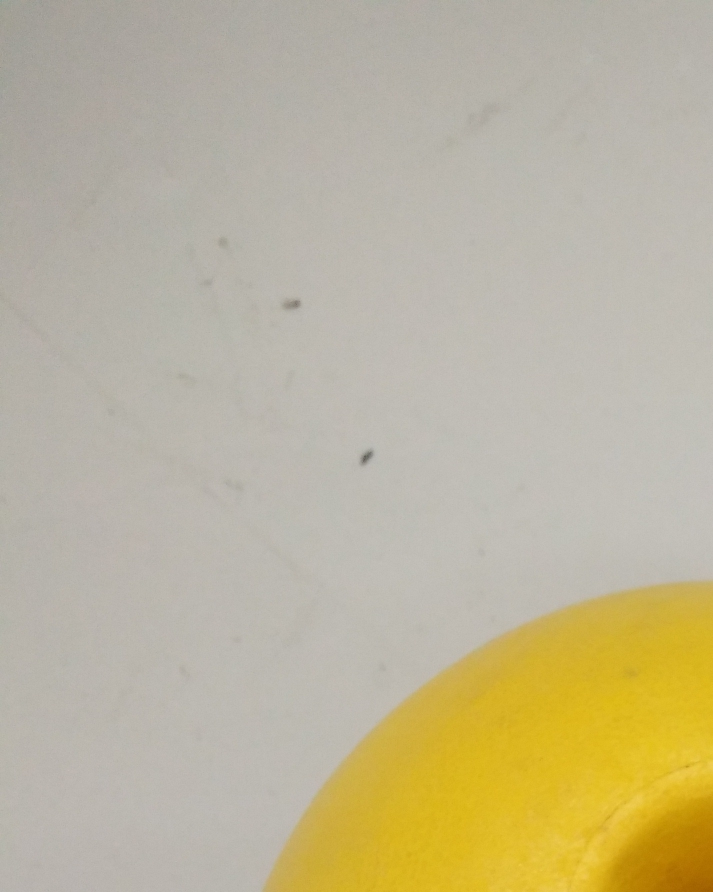
#> input picture 参考资料/4/一个队顶俩队-速度和图像识别快但不稳定/树莓派代码/Debug&Config/capture_ball/0001.jpg, 1426 x 1784 px, found by its file name (shown at 1/2 size)
$ python detectball.py
#> lines starting #> are read from the running program, lines starting #| are printed output that depends on the picture; after the words box and inside, x2 and y2 are one past the last pixel; in counts of white or black regions, pixels touching at a corner belong together
#!/usr/bin/env python
#coding=utf-8
import cv2
import numpy as np
import time

##2019/7/5 17:11


def detectyb(frame):

	# t1 = time.clock()
	H, W, _=frame.shape

	hue_image = cv2.cvtColor(frame, cv2.COLOR_BGR2HSV)
	low_range1 = np.array([20, 124, 103])
	high_range1 = np.array([32, 255, 255])
	th1 = cv2.inRange(hue_image, low_range1, high_range1)

	# cv2.imshow("th",th1)
	# cv2.waitKey(0)
	M = cv2.moments(th1)
	#print(M["m00"]/255)
	if M["m00"]==0:
		return 1000, 1000
	cX=int(M["m10"]/M["m00"])-W/2
	cY=int(M["m01"]/M["m00"])-H/2

	# t2 = time.clock()
	# total_time = t2-t1
	# print("t1:"+str(total_time))
	return cX, cY


if __name__ == '__main__':

	frame0 = cv2.imread('./Debug&Config/capture_ball/0001.jpg')
#> frame0 is the input picture: shape (1784, 1426, 3); mean B, G, R 153.2, 181, 189.6
	H0, W0, _=frame0.shape
#> H0 = 1784; W0 = 1426
	frame = cv2.resize(frame0,(640,480))
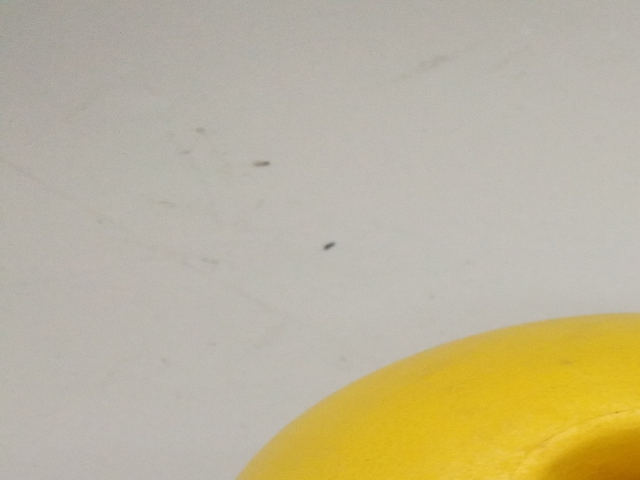
#> frame: shape (480, 640, 3); mean B, G, R 153.1, 180.8, 189.5
	x_error, y_error = detectyb(frame)
#> in detectyb, `hue_image = cv2.cvtColor(frame, cv2.COLOR_BGR2HSV)`: hue_image: shape (480, 640, 3); mean H, S, V 21.3, 45.2, 189.5
#> in detectyb, `th1 = cv2.inRange(hue_image, low_range1, high_range1)`:
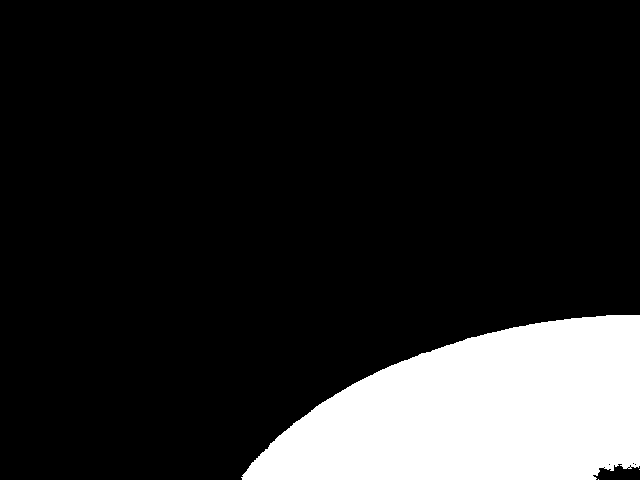
#> th1: shape (480, 640); 15.2% white; 3 white regions (2 under 20 px), largest, box (x1, y1, x2, y2) and area: (241, 315, 640, 480) 46670
#> in detectyb, `M = cv2.moments(th1)`: M = moments, m00 11901360, centre m10/m00, m01/m00 = (480, 411.1)
#> in detectyb, `cX=int(M["m10"]/M["m00"])-W/2`: cX = 160
#> in detectyb, `cY=int(M["m01"]/M["m00"])-H/2`: cY = 171
#> x_error = 160; y_error = 171
	print("X_error = ",x_error,"Y_error = ",y_error)
#| X_error =  160.0 Y_error =  171.0

$ run again, with 参考资料/4/一个队顶俩队-速度和图像识别快但不稳定/树莓派代码/Debug&Config/capture_ball/0.jpg copied over 参考资料/4/一个队顶俩队-速度和图像识别快但不稳定/树莓派代码/Debug&Config/capture_ball/0001.jpg
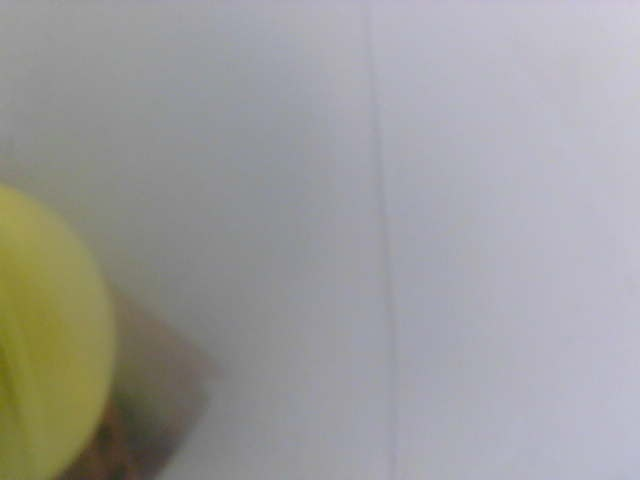
#> input picture 参考资料/4/一个队顶俩队-速度和图像识别快但不稳定/树莓派代码/Debug&Config/capture_ball/0.jpg, 640 x 480 px, found by its file name
#> frame0 is the input picture: shape (480, 640, 3); mean B, G, R 156.4, 157.1, 157.8
#> hue_image: shape (480, 640, 3); mean H, S, V 85.1, 26.5, 164.5
#> in detectyb, `th1 = cv2.inRange(hue_image, low_range1, high_range1)`:
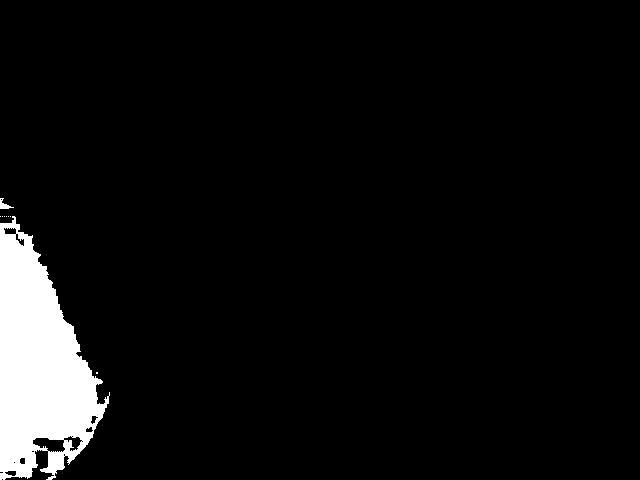
#> th1: shape (480, 640); 5.5% white; 9 white regions (7 under 20 px), largest, box (x1, y1, x2, y2) and area: (0, 216, 110, 480) 16920, (0, 198, 14, 209) 67
#> M = moments, m00 4334235, centre m10/m00, m01/m00 = (38.19, 364.7)
#> cX = -282
#> cY = 124
#> x_error = -282; y_error = 124
#| X_error =  -282.0 Y_error =  124.0
